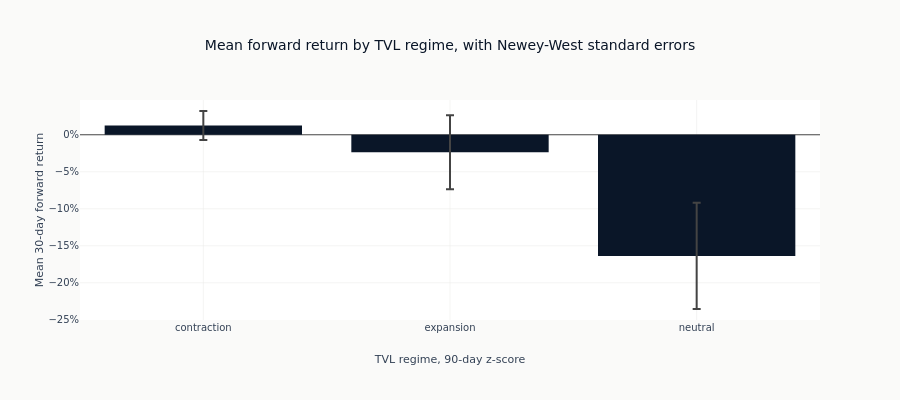

Write notebook code for a chart like this one.
### Code cell
fig = px.bar(
    regime_means.to_pandas(),
    x="tvl_regime",
    y="mean_forward_return",
    error_y="standard_error",
    title="Mean forward return by TVL regime, with Newey-West standard errors",
    labels={
        "tvl_regime": f"TVL regime, {ZSCORE_DAYS}-day z-score",
        "mean_forward_return": f"Mean {FORWARD_DAYS}-day forward return",
    },
    color_discrete_sequence=[COLORS["blue"]],
)
fig.update_layout(height=400, yaxis_tickformat=".0%")
show_plotly_with_alt(
    fig,
    "Bar chart of the mean forward ether return in each TVL regime, with Newey-West standard "
    "errors as error bars. The regimes are the buckets the trailing TVL z-score falls into.",
)

### Figure 1 — Plotly figure (JSON) as saved in the notebook; plotly's stock layout.template omitted (floating-point values rounded to 4 significant figures)
{"data": [{"error_y": {"array": [0.01951, 0.0501, 0.07171]}, "hovertemplate": "TVL regime, 90-day z-score=%{x}<br>Mean 30-day forward return=%{y}<extra></extra>", "legendgroup": "", "marker": {"color": "#0a1628", "pattern": {"shape": ""}}, "name": "", "orientation": "v", "showlegend": false, "textposition": "auto", "type": "bar", "x": ["contraction", "expansion", "neutral"], "xaxis": "x", "y": [0.0126, -0.02362, -0.1637], "yaxis": "y"}], "layout": {"barmode": "relative", "height": 400, "legend": {"tracegroupgap": 0}, "title": {"text": "Mean forward return by TVL regime, with Newey-West standard errors"}, "xaxis": {"anchor": "y", "domain": [0.0, 1.0], "title": {"text": "TVL regime, 90-day z-score"}}, "yaxis": {"anchor": "x", "domain": [0.0, 1.0], "tickformat": ".0%", "title": {"text": "Mean 30-day forward return"}}}}
